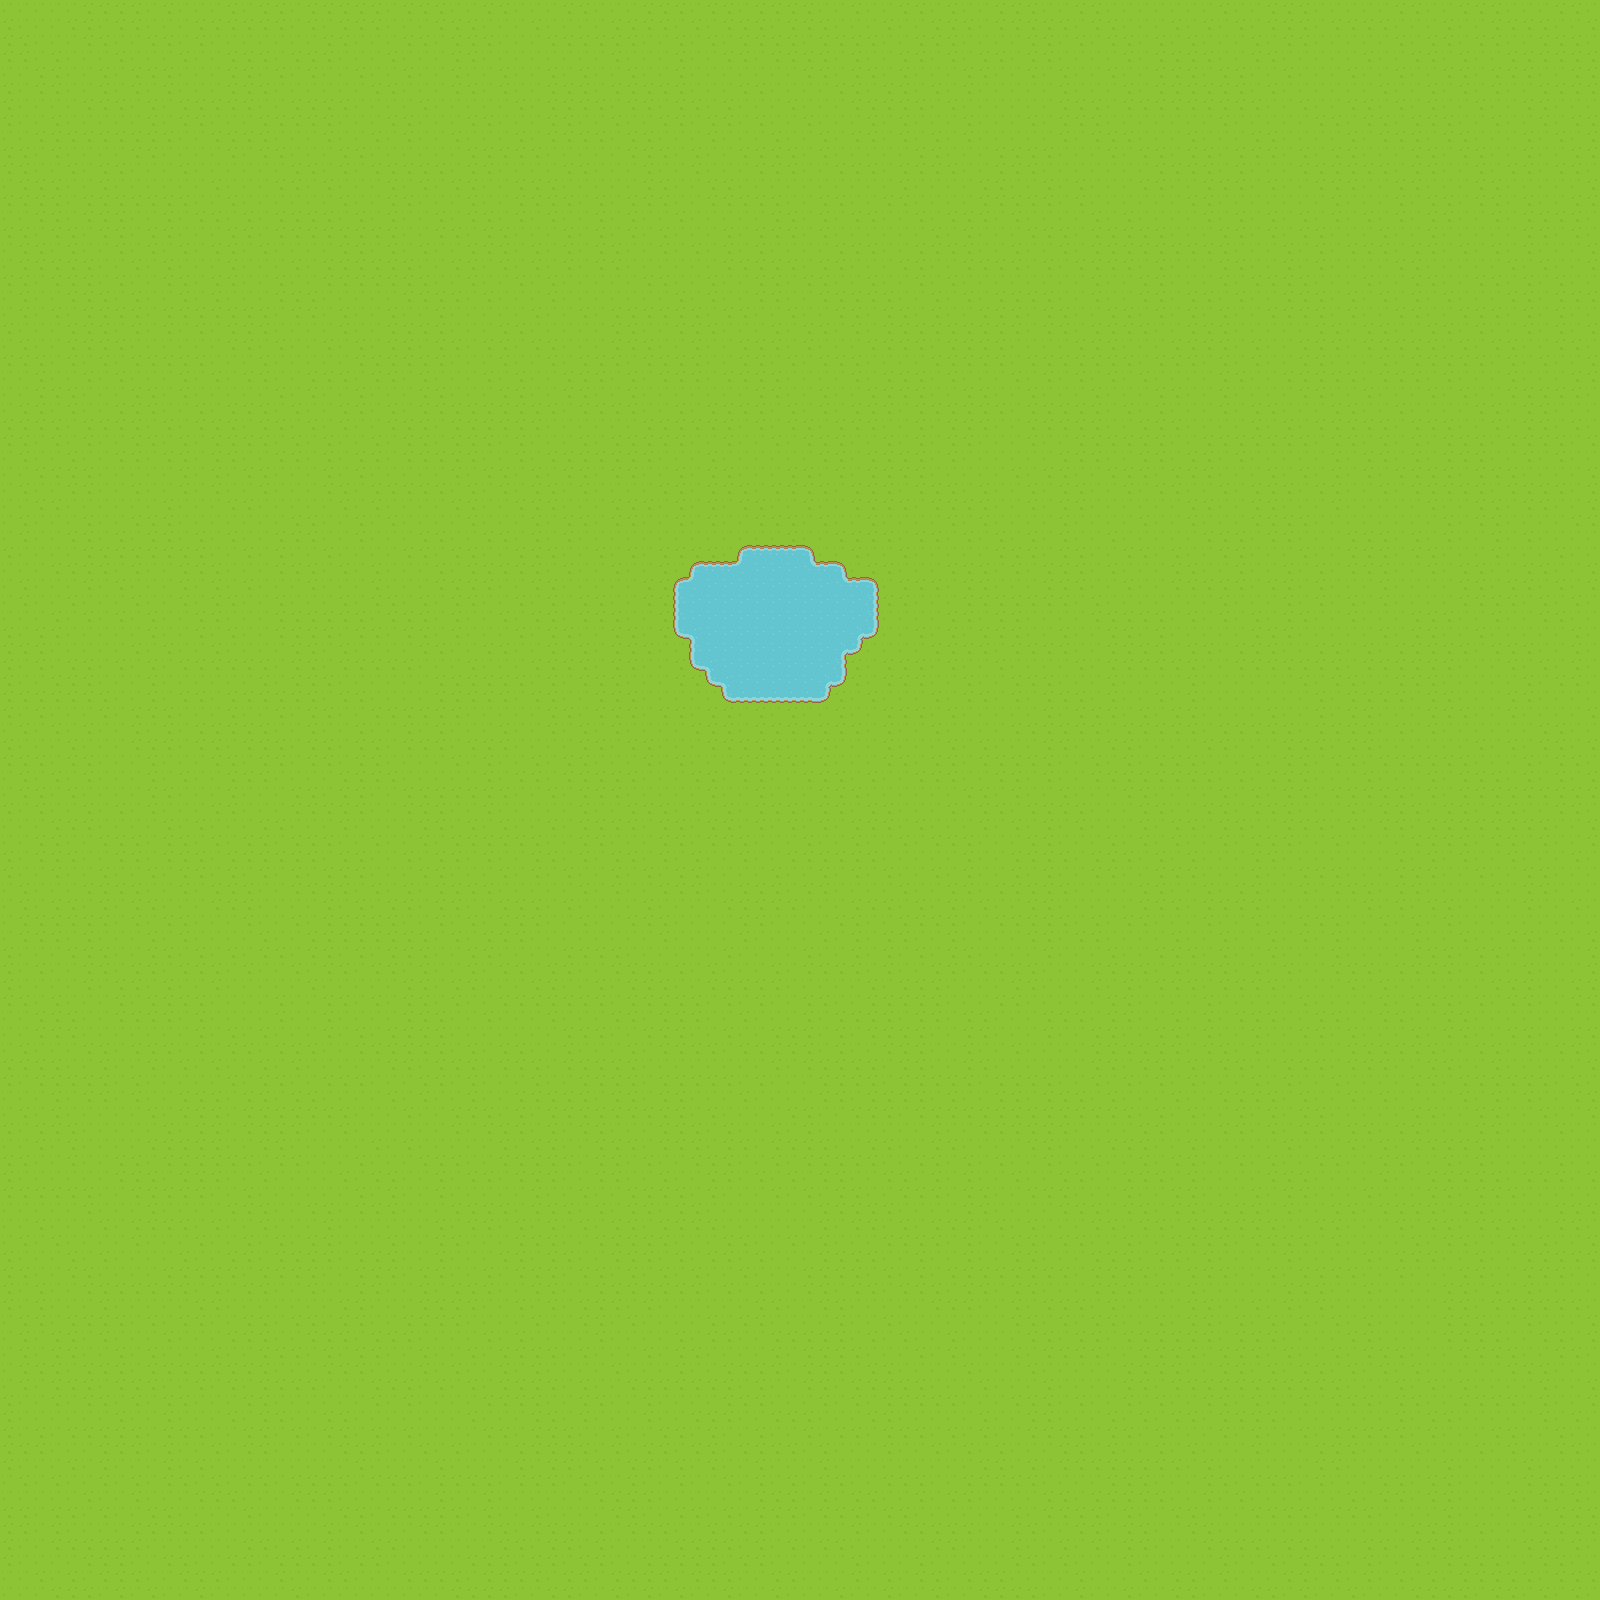

This game map was drawn from its Tiled (.tmx) file and the tilesets committed beside it. A one-line description and the trimmed map source follow:
An orthogonal 100x100 tile map with 16x16 px tiles, 2 tile layers (Background, Tile Layer 2).

<map version="1.0" tiledversion="1.1.5" orientation="orthogonal" renderorder="left-down" width="100" height="100" tilewidth="16" tileheight="16" infinite="0" nextobjectid="1">
 <tileset firstgid="1" source="Roguelike.tsx" />
 <layer name="Background" width="100" height="100">
  <data>[10000 cells, 10000 non-empty, 2 distinct tile ids]</data>
 </layer>
 <layer name="Tile Layer 2" width="100" height="100">
  <data>[10000 cells, 104 non-empty, 13 distinct tile ids]</data>
 </layer>
</map>
